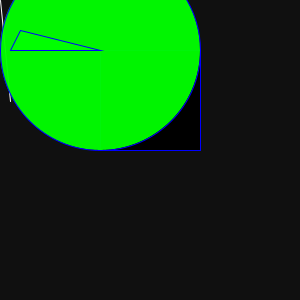
Frame 1 (no input)
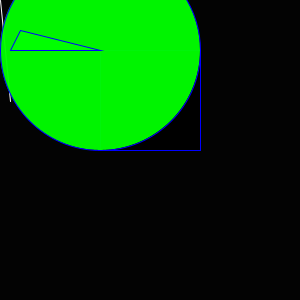
Frame 60 (the mouse pressed at the canvas centre just before this capture)
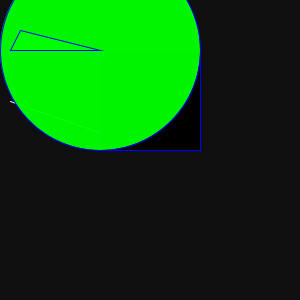
Frame 120 (the mouse held since frame 60 and released just before this capture)

The Processing sketch that drew these frames (run headless with seeded random() and noise(); from frame 60 on, the mouse is pressed at the canvas centre):

// Processing sketch: processing_36549
// ── processing_36549.pde

void setup() {
  size(300, 300);
  background(100);
}

void draw() {
  background(random(25));
  
  stroke(255);
  line(mouseX,mouseY,10, 101);

  //draw a black rectangle
  stroke(0, 0, 255);
  fill(0, 0, 0);
  rect(100, 50, 100, 100);

  fill(0, 255, 0, 244);
  ellipse(100, 50, 200, 200);

  triangle(100,50, 20, 30, 10, 50);
}

                
                
